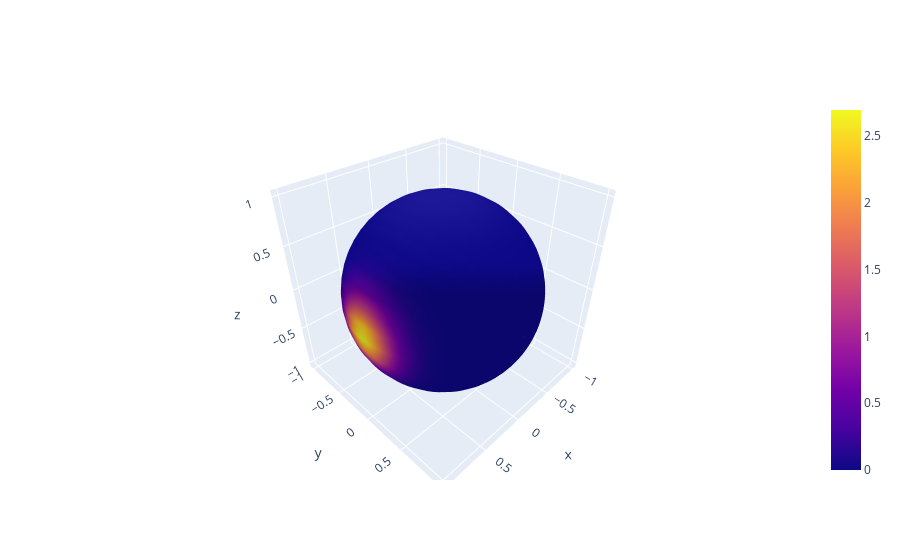

Notebook source saved alongside this figure:
### Code cell
logits_coeffs = e3nn.IrrepsArray("1o", jnp.asarray([10.0, 0.0, 0.0]))
grid_resolution = (50, 39)

go.Figure([go.Surface(coeffs_to_distribution(logits_coeffs, grid_resolution).plotly_surface())])

### Figure 1 — Plotly figure (JSON) as saved in the notebook; plotly's stock layout.template omitted (floating-point values rounded to 4 significant figures; data arrays with more than 128 entries replaced by an {"elided": "..."} marker saying what was removed)
{"data": [{"surfacecolor": {"elided": "52x40 float values"}, "type": "surface", "x": {"elided": "52x40 float values"}, "y": {"elided": "52x40 float values"}, "z": {"elided": "52x40 float values"}}], "layout": {}}
